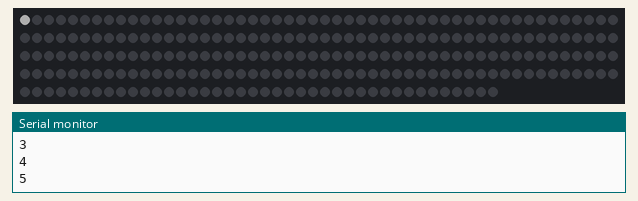
This sketch was run on a simulated ESP8266 (NodeMCU). Shown: 240 RGB LEDs in strip order, left to right, continuing on the next row, the last lines printed to the serial monitor. Dim RGB values are drawn brighter than linear.

Above: at 0.16 s.
At 8.27 s:
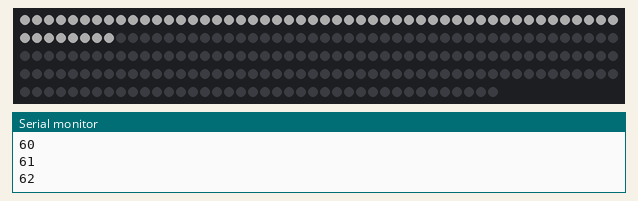
At 16.38 s:
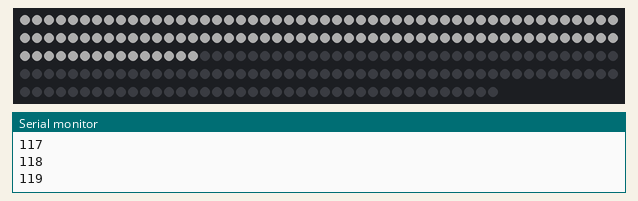
At 24.5 s:
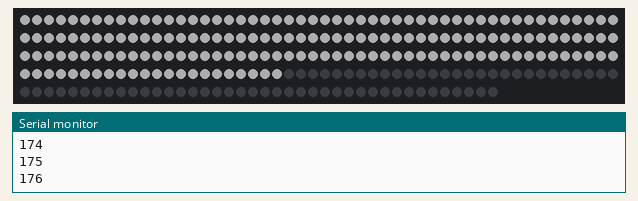
At 32.91 s:
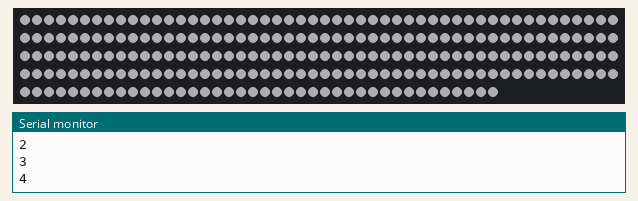

The sketch:

all_led_test.ino
```cpp
#include <Adafruit_NeoPixel.h>
#ifdef __AVR__
 #include <avr/power.h> // Required for 16 MHz Adafruit Trinket
#endif

#define PIN         D6
#define NUMPIXELS   240


Adafruit_NeoPixel pixels(NUMPIXELS, PIN, NEO_GRB + NEO_KHZ800);

void setup() {
  // put your setup code here, to run once:
  pixels.begin();
  pixels.show();
  Serial.begin(115200);
}

void loop() {
  // put your main code here, to run repeatedly:
  for(int i=0; i<NUMPIXELS; i++){

    pixels.setPixelColor(i, pixels.Color(50, 50, 50));
    Serial.println(i);
    pixels.show();
    delay(20);
  }
  pixels.clear();
  pixels.show();
}
```
